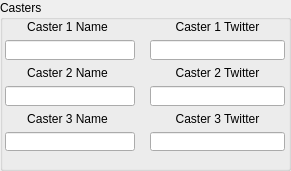
       <widget class="QGroupBox" name="CastersGroupbox">
        <property name="sizePolicy">
         <sizepolicy hsizetype="Fixed" vsizetype="Fixed">
          <horstretch>0</horstretch>
          <verstretch>0</verstretch>
         </sizepolicy>
        </property>
        <property name="minimumSize">
         <size>
          <width>291</width>
          <height>171</height>
         </size>
        </property>
        <property name="maximumSize">
         <size>
          <width>291</width>
          <height>171</height>
         </size>
        </property>
        <property name="title">
         <string>Casters</string>
        </property>
        <widget class="QWidget" name="layoutWidget_13">
         <property name="geometry">
          <rect>
           <x>0</x>
           <y>20</y>
           <width>135</width>
           <height>131</height>
          </rect>
         </property>
         <layout class="QVBoxLayout" name="verticalLayout_9">
          <item>
           <widget class="QLabel" name="Caster1NameLabel">
            <property name="text">
             <string>Caster 1 Name</string>
            </property>
            <property name="alignment">
             <set>Qt::AlignCenter</set>
            </property>
           </widget>
          </item>
          <item>
           <widget class="QLineEdit" name="Caster1NameEdit">
            <property name="maximumSize">
             <size>
              <width>130</width>
              <height>16777215</height>
             </size>
            </property>
            <property name="layoutDirection">
             <enum>Qt::RightToLeft</enum>
            </property>
           </widget>
          </item>
          <item>
           <widget class="QLabel" name="Caster2NameLabel">
            <property name="text">
             <string>Caster 2 Name</string>
            </property>
            <property name="alignment">
             <set>Qt::AlignCenter</set>
            </property>
           </widget>
          </item>
          <item>
           <widget class="QLineEdit" name="Caster2NameEdit">
            <property name="maximumSize">
             <size>
              <width>130</width>
              <height>16777215</height>
             </size>
            </property>
            <property name="layoutDirection">
             <enum>Qt::RightToLeft</enum>
            </property>
           </widget>
          </item>
          <item>
           <widget class="QLabel" name="Caster3NameLabel">
            <property name="text">
             <string>Caster 3 Name</string>
            </property>
            <property name="alignment">
             <set>Qt::AlignCenter</set>
            </property>
           </widget>
          </item>
          <item>
           <widget class="QLineEdit" name="Caster3NameEdit">
            <property name="maximumSize">
             <size>
              <width>130</width>
              <height>16777215</height>
             </size>
            </property>
            <property name="layoutDirection">
             <enum>Qt::RightToLeft</enum>
            </property>
           </widget>
          </item>
         </layout>
        </widget>
        <widget class="QWidget" name="layoutWidget_14">
         <property name="geometry">
          <rect>
           <x>150</x>
           <y>20</y>
           <width>135</width>
           <height>131</height>
          </rect>
         </property>
         <layout class="QVBoxLayout" name="verticalLayout_10">
          <item>
           <widget class="QLabel" name="Caster1TwitterLabel">
            <property name="text">
             <string>Caster 1 Twitter</string>
            </property>
            <property name="alignment">
             <set>Qt::AlignCenter</set>
            </property>
           </widget>
          </item>
          <item>
           <widget class="QLineEdit" name="Caster1TwitterEdit"/>
          </item>
          <item>
           <widget class="QLabel" name="Caster2TwitterLabel">
            <property name="text">
             <string>Caster 2 Twitter</string>
            </property>
            <property name="alignment">
             <set>Qt::AlignCenter</set>
            </property>
           </widget>
          </item>
          <item>
           <widget class="QLineEdit" name="Caster2TwitterEdit"/>
          </item>
          <item>
           <widget class="QLabel" name="Caster3TwitterLabel">
            <property name="text">
             <string>Caster 3 Twitter</string>
            </property>
            <property name="alignment">
             <set>Qt::AlignCenter</set>
            </property>
           </widget>
          </item>
          <item>
           <widget class="QLineEdit" name="Caster3TwitterEdit"/>
          </item>
         </layout>
        </widget>
       </widget>
